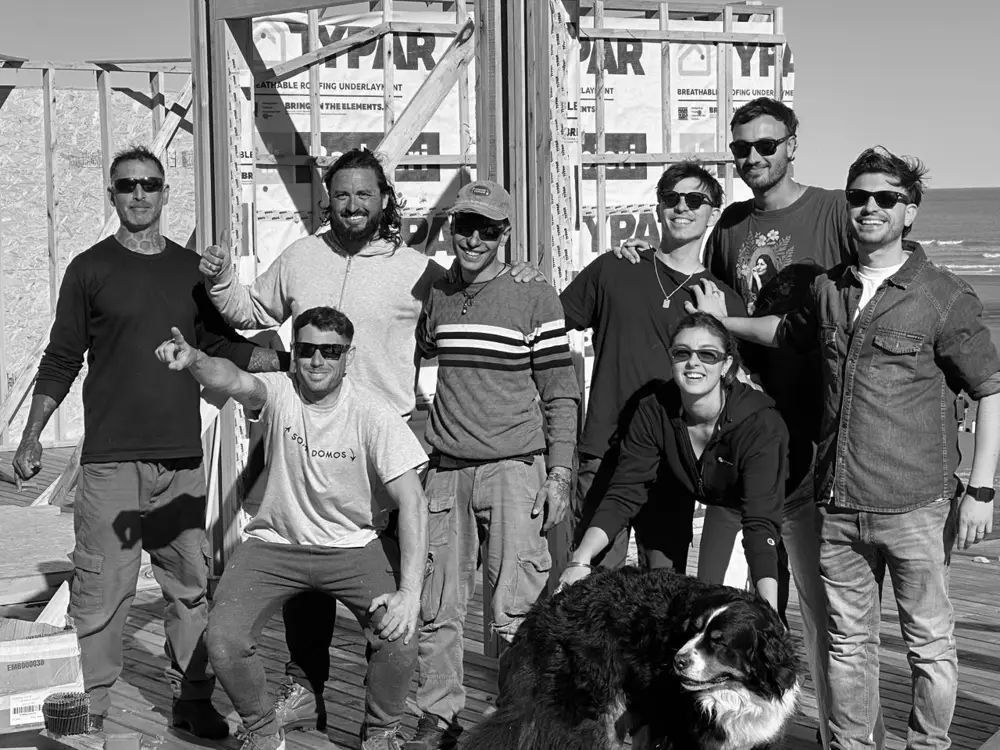
#> input picture img/ejecucion-bg.webp, 1000 x 750 px, given in place of hoja_A4_logo_verde.png, which was not available
$ python build_presentacion.py ../../img ../../img/hero-foto.webp ../../img/hero-foto.webp
#> lines starting #> are read from the running program, lines starting #| are printed output that depends on the picture
"""Video de presentación para LinkedIn (4:5, 1080x1350, 30 fps).
Recopilación de obras + textos "nuevo espacio" + logo VA que se difumina + remate VA.
Uso: python3 build_presentacion.py <repo> <fonts_dir> <out.mp4>
"""
import sys, subprocess, numpy as np
from PIL import Image, ImageDraw, ImageFont, ImageFilter

REPO, FONTS, OUT = sys.argv[1], sys.argv[2], sys.argv[3]
FPS = 30; W, H = 1080, 1350; SW, SH = 1080, 1920
VERDE = (0x36, 0x39, 0x32); BLANCO = (242, 241, 236)
FA = FONTS + '/Archivo.ttf'; FI = FONTS + '/Italiana.ttf'
SRC = {'P': REPO + '/reels/reel-parador-paredes-arriba.mp4',
       'L': REPO + '/historias/historia-lunes-de-obra-A.mp4',
       'Z': REPO + '/reels/reel-lanzamiento-web-SIN-MUSICA.mp4'}

def ease(u): u = min(1, max(0, u)); return u * u * (3 - 2 * u)
def eout(u, p=3): u = min(1, max(0, u)); return 1 - (1 - u) ** p

# ---------- lectura de clips ----------
_cache = {}
# [23 lines left out: functions frames, grade, zoom, not called in this run]

def blur(a, r):
    if r < 0.3: return a
    return np.asarray(Image.fromarray(a).filter(ImageFilter.GaussianBlur(float(r))))

def mix(a, b, u): return (a.astype(np.float32) * (1 - u) + b.astype(np.float32) * u).astype(np.uint8)
def green(): return np.full((H, W, 3), VERDE, np.uint8)

yy, xx = np.mgrid[:H, :W].astype(np.float32)
# [5 lines left out: function leak, not called in this run]

# ---------- montaje: (inicio, dur, fuente, desde, disponible, yoff) ----------
SEQ = []
def add(d, src, s, avail, yoff=285):
    t0 = SEQ[-1][0] + SEQ[-1][1] if SEQ else 2.2
    SEQ.append((t0, d, src, s, avail, yoff))
add(2.4, 'P', 8.0, 1.9)          # vista al mar, estructura
add(1.8, 'P', 2.0, 1.9)          # clavando
for s, d in [(4.22, .18), (4.70, .28), (5.10, .14), (5.30, .14), (5.56, .1), (5.76, .16)]:
    add(0.22, 'Z', s, d)         # ráfaga
add(1.8, 'L', 3.0, 1.9, 450)     # cloaca
add(1.6, 'P', 6.3, 1.1, 60)      # levantando paneles
add(1.8, 'L', 12.0, 1.9, 450)    # panelizado superior
add(1.5, 'P', 14.0, 0.9)         # deck al sol
add(1.8, 'L', 7.0, 1.9, 450)     # agua
add(1.6, 'P', 0.2, 1.7, 450)     # deck con el equipo
add(1.2, 'P', 12.0, 0.45)        # ventana al mar
add(1.9, 'P', 16.9, 1.05, 150)   # equipo, saludo
T_REM = SEQ[-1][0] + SEQ[-1][1]
REM_D = 3.6
TOTAL = T_REM + REM_D
XF = 0.3  # fundido entre clips

# [22 lines left out: functions clip_frame, montage, not called in this run]

# ---------- logo VA ----------
lg = np.array(Image.open(REPO + '/ideas/reel-hoja-logo/hoja_A4_logo_verde.png').convert('L')).astype(np.float32)
ys, xs = np.where(lg > 128); lg = lg[ys.min():ys.max() + 1, xs.min():xs.max() + 1]
LOGO = Image.fromarray(np.clip((lg - 60) * 1.4, 0, 255).astype(np.uint8))
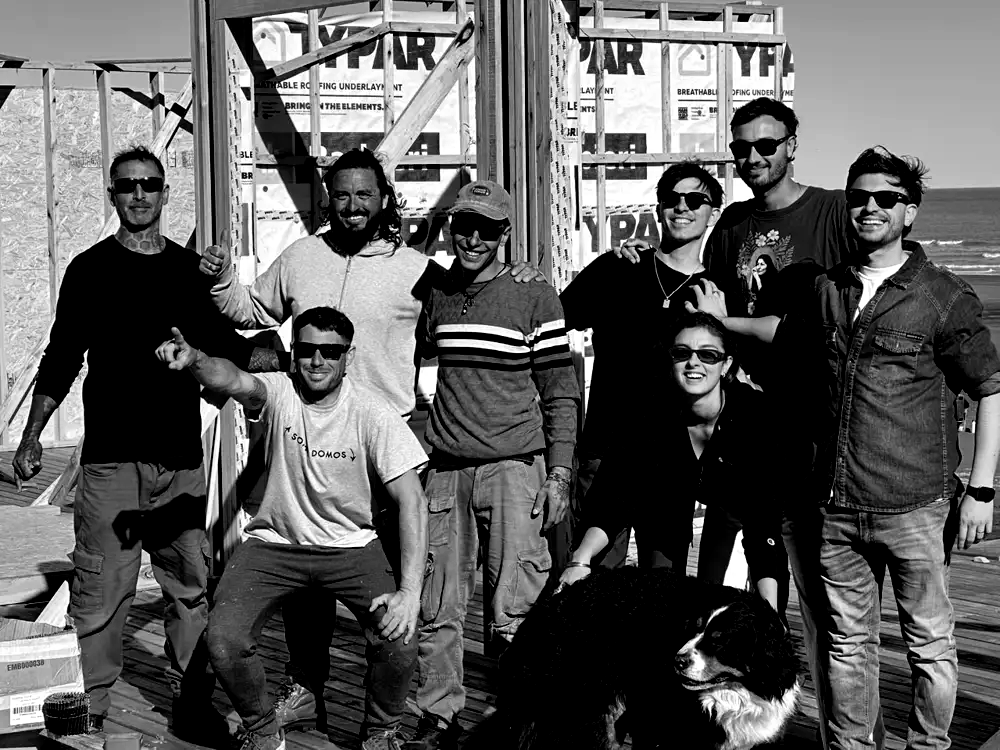
#> LOGO: PIL image 1000x750 L; min 0, max 255, mean 92.7
# [5 lines left out: function logo_layer, not called in this run]

def comp(a, m, col=BLANCO):
    out = a.astype(np.float32) * (1 - m[..., None]) + np.array(col, np.float32) * m[..., None]
    return out.astype(np.uint8)

# [10 lines left out: function intro, not called in this run]

# ---------- textos (Archivo + Italiana) ----------
_d = ImageDraw.Draw(Image.new('L', (1, 1)))
def fa(sz): f = ImageFont.truetype(FA, int(sz)); f.set_variation_by_axes([900, 125]); return f
# [7 lines left out: function fit, not called in this run]
FIT = ImageFont.truetype(FI, 84)

TEXTS = [  # (desde, hasta, MAYÚSCULA, itálica)
    (2.7, 4.5, 'HACE UN TIEMPO', 'que no pasaba por acá'),
    (4.8, 8.0, 'CINCO AÑOS', 'y más de 36 obras'),
    (8.3, 9.9, 'CADA OBRA', 'nos dejó algo'),
    (11.2, 13.4, 'HOY ABRO', 'un nuevo espacio'),
    (13.9, 16.4, 'PARA COMPARTIR', 'el proceso'),
    (16.8, 19.0, 'Y CRECER', 'entre colegas'),
]
TEXTS.append((SEQ[-1][0] + 0.25, T_REM - 0.05, 'BIENVENIDOS', 'a este espacio'))

# [42 lines left out: functions text_layer, texts, marca, remate, not called in this run]

# ---------- render ----------
N = int(TOTAL * FPS)
#> (the run stopped early here; a loop or call above may not have finished)

$ run again, on img/ig-acceso.webp
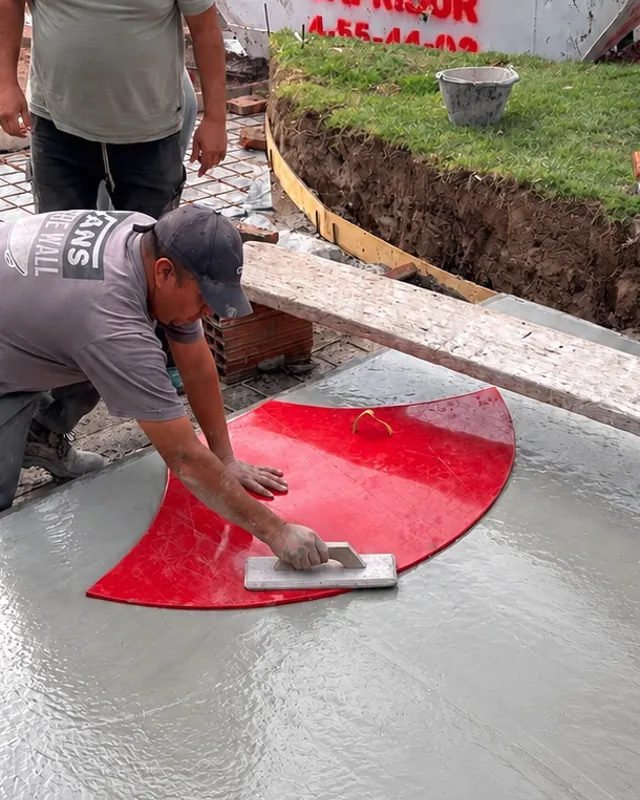
#> input picture img/ig-acceso.webp, 640 x 800 px, given in place of hoja_A4_logo_verde.png, which was not available
#> `lg = np.array(Image.open(REPO + '/ideas/reel-hoja-logo/hoja_A4_logo_ve..`:
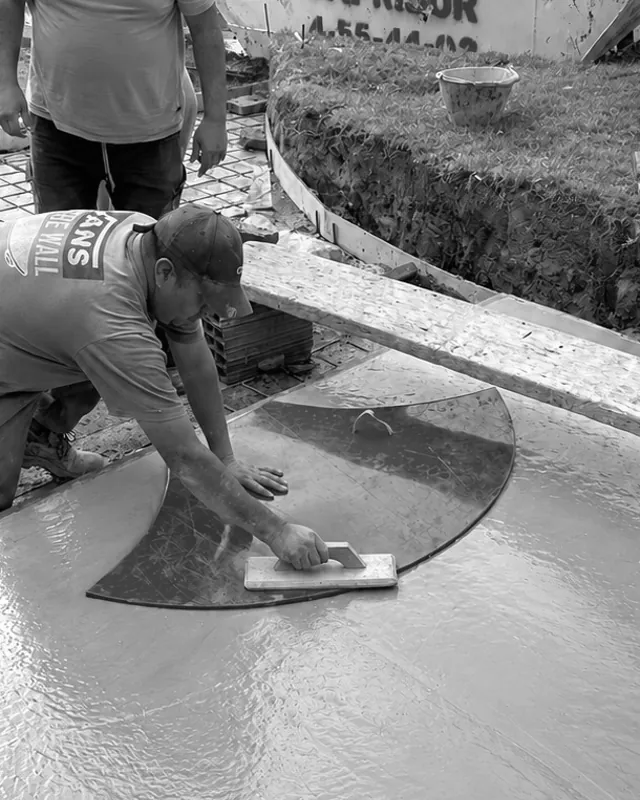
#> lg: shape (800, 640) float32; min 0, max 255, mean 133.6
#> `LOGO = Image.fromarray(np.clip((lg - 60) * 1.4, 0, 255).astype(np.uint..`:
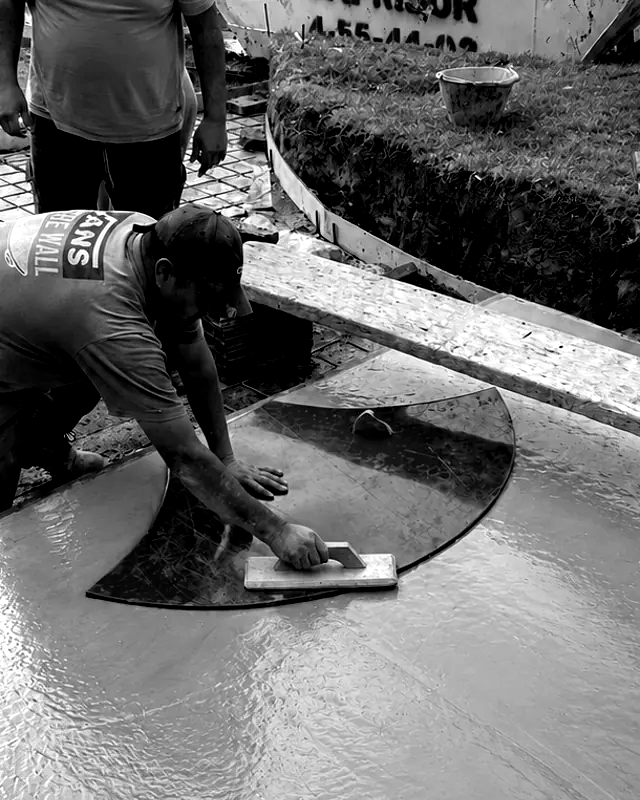
#> LOGO: PIL image 640x800 L; min 0, max 255, mean 106.6

$ run again, on img/ig-bano.webp
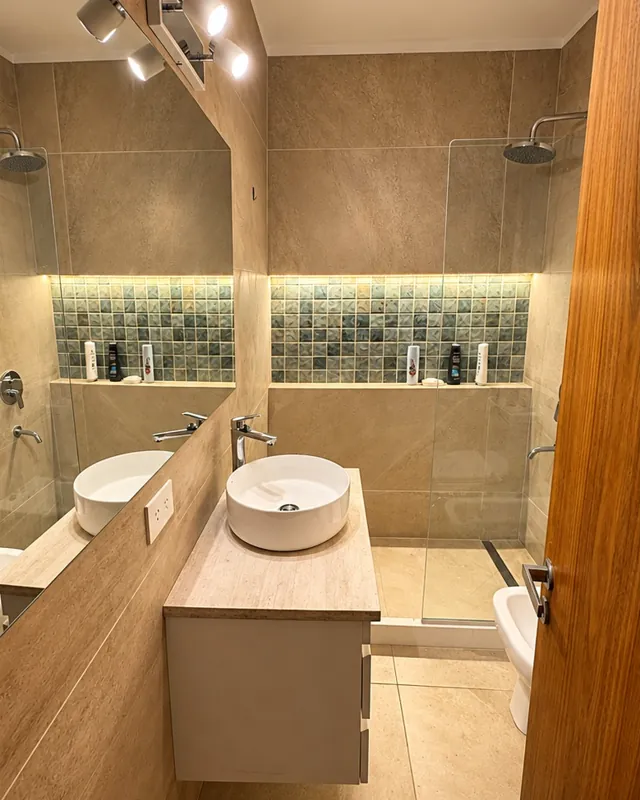
#> input picture img/ig-bano.webp, 640 x 800 px, given in place of hoja_A4_logo_verde.png, which was not available
#> `lg = np.array(Image.open(REPO + '/ideas/reel-hoja-logo/hoja_A4_logo_ve..`:
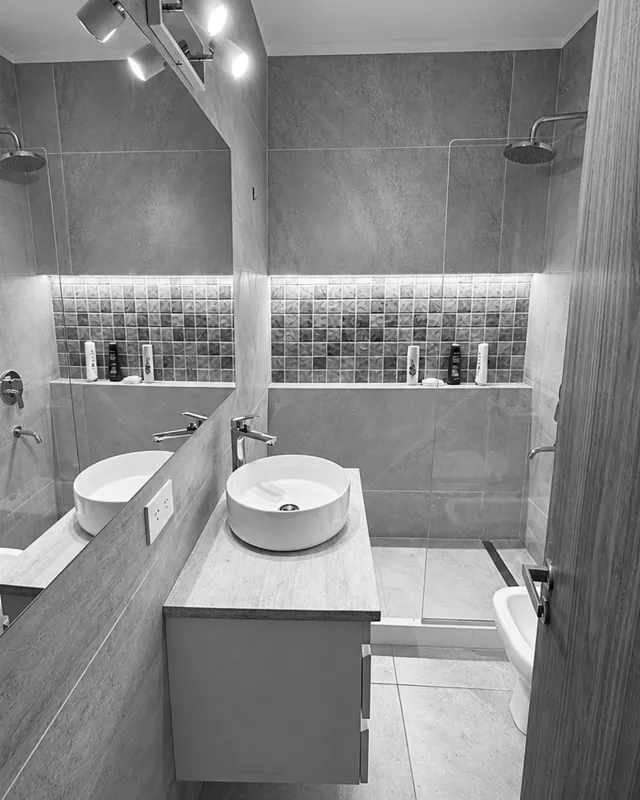
#> lg: shape (800, 640) float32; min 0, max 255, mean 135.4
#> `LOGO = Image.fromarray(np.clip((lg - 60) * 1.4, 0, 255).astype(np.uint..`:
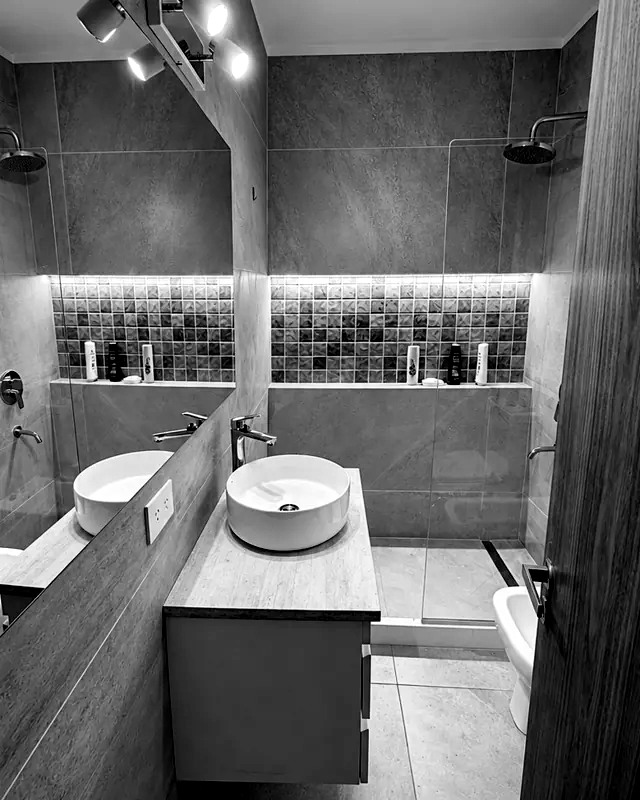
#> LOGO: PIL image 640x800 L; min 0, max 255, mean 105.4

$ run again, on img/ig-depto-1.webp
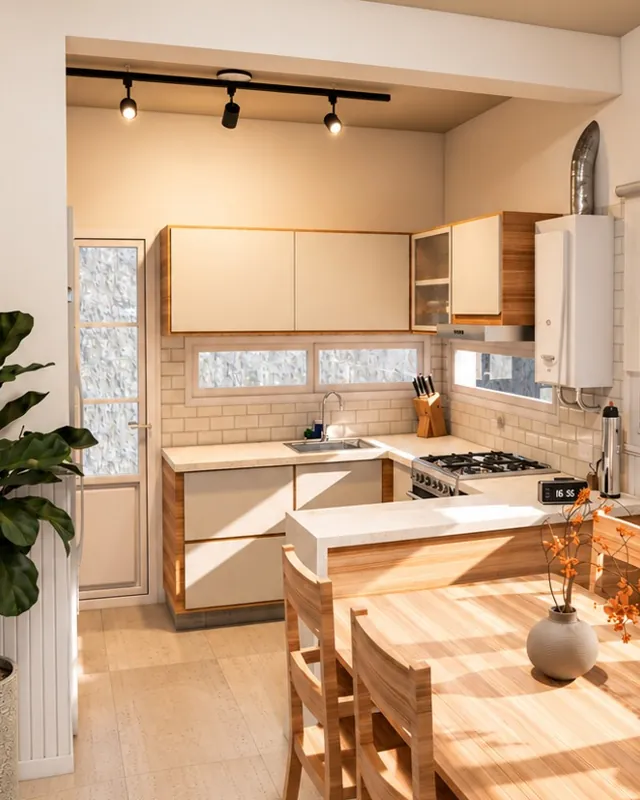
#> input picture img/ig-depto-1.webp, 640 x 800 px, given in place of hoja_A4_logo_verde.png, which was not available
#> `lg = np.array(Image.open(REPO + '/ideas/reel-hoja-logo/hoja_A4_logo_ve..`:
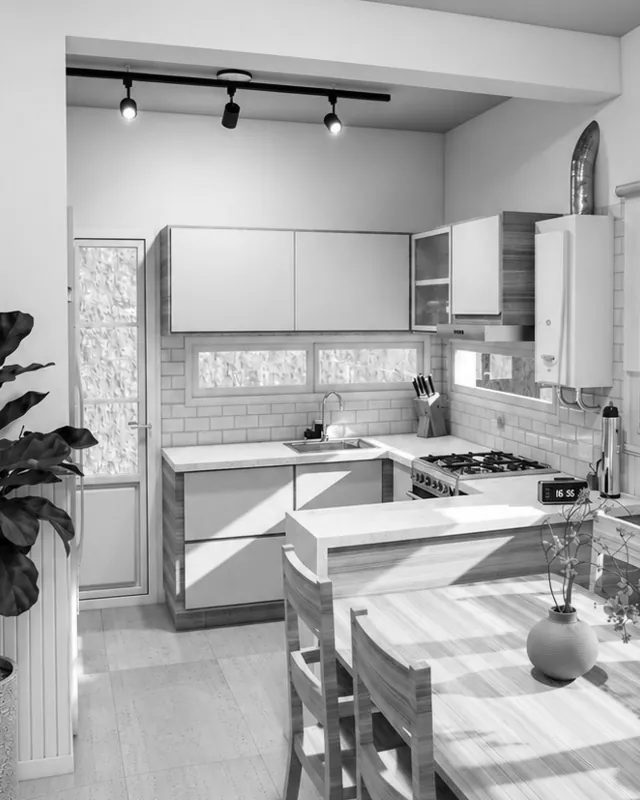
#> lg: shape (800, 640) float32; min 0, max 255, mean 170.5
#> `LOGO = Image.fromarray(np.clip((lg - 60) * 1.4, 0, 255).astype(np.uint..`:
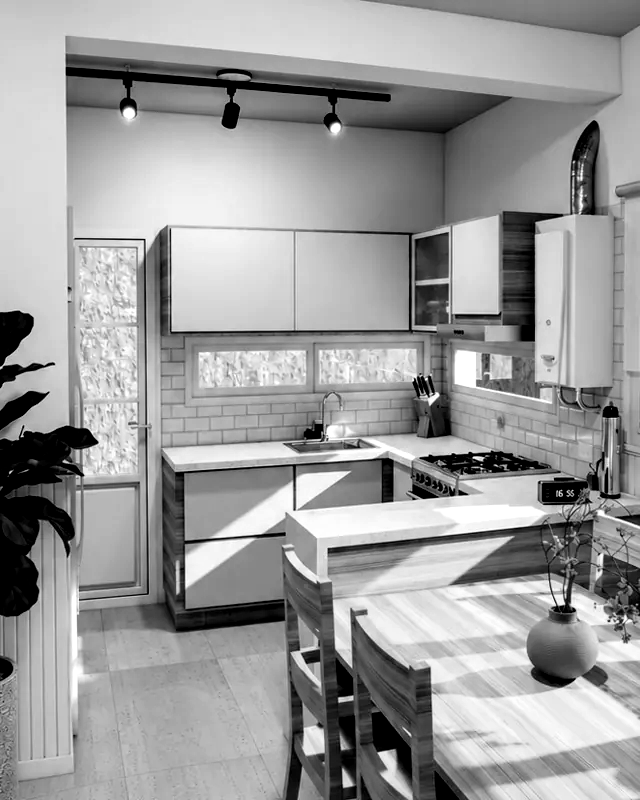
#> LOGO: PIL image 640x800 L; min 0, max 255, mean 155.7
